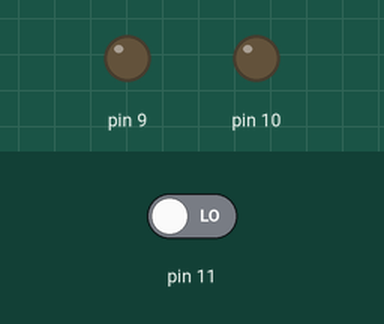
Recording of a sketch running on a simulated Arduino Uno, built with avr-gcc and run on an emulated ATmega328P. Parts: output pins drawn as LEDs (lit = HIGH). The inputs (shaded band) are chosen by the test bench; at power-on: pin 11 LOW.

Above: at 1.2 s.
1.3 s: pin 11 driven HIGH
At 1.7 s:
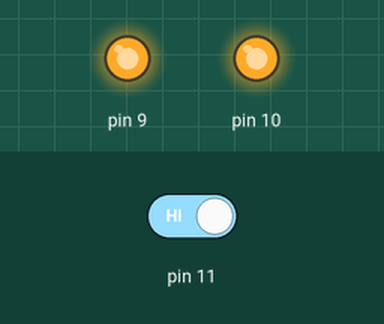
2.8 s: pin 11 driven LOW
At 4.1 s:
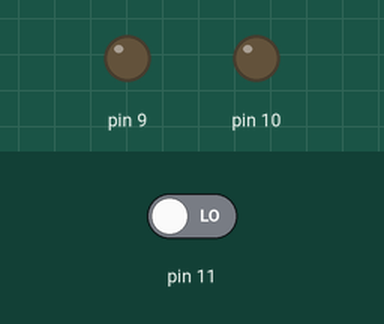
Timing chart, 0 to 5.8 s (numbered marks = the images above; inputs shaded):
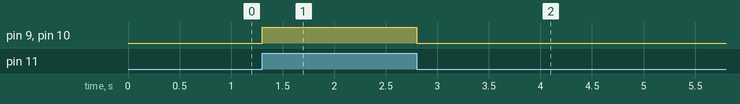

Measured:
- after the input at 1.3 s, pin 9, pin 10: LOW → HIGH at once
- after the input at 2.8 s, pin 9, pin 10: HIGH → LOW at once

The sketch:

ON_OFF_Switch_LED.ino
```cpp
void setup()
{
  pinMode(9,OUTPUT);
  pinMode(10,OUTPUT);
  pinMode(11,INPUT);

  digitalWrite(9,LOW);
  digitalWrite(10,LOW);
}

void loop()
{
  int switchValue=digitalRead(11);
  if(switchValue)
  {
    digitalWrite(9,HIGH);
    digitalWrite(10,HIGH);
  }
  else
  {
    digitalWrite(9,LOW);
    digitalWrite(10,LOW);
  }
}
```
